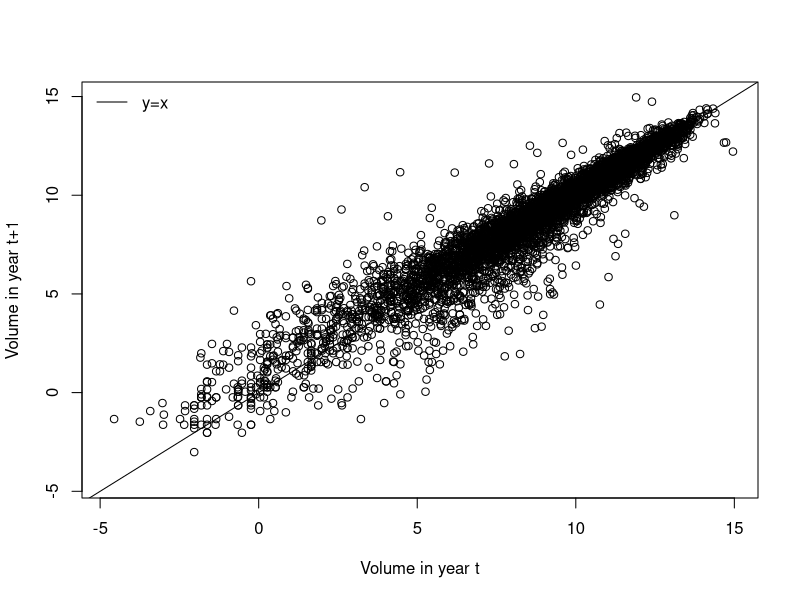
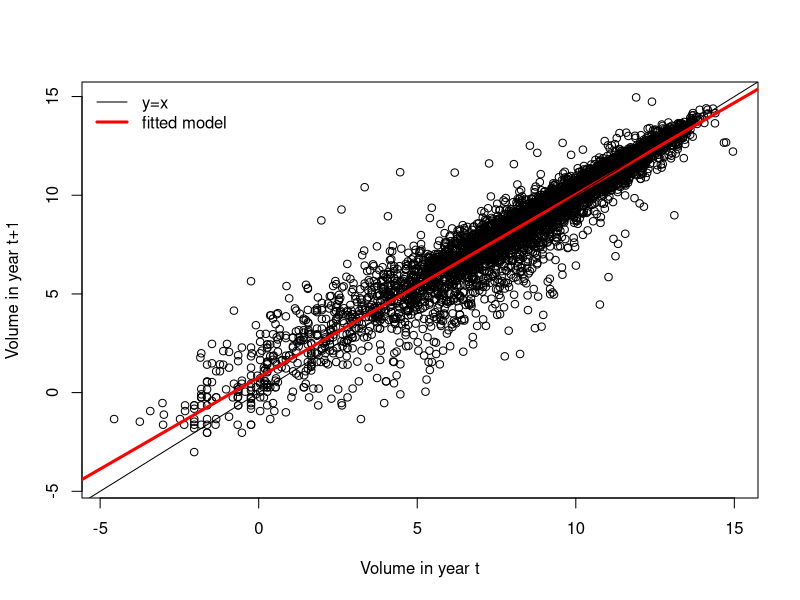
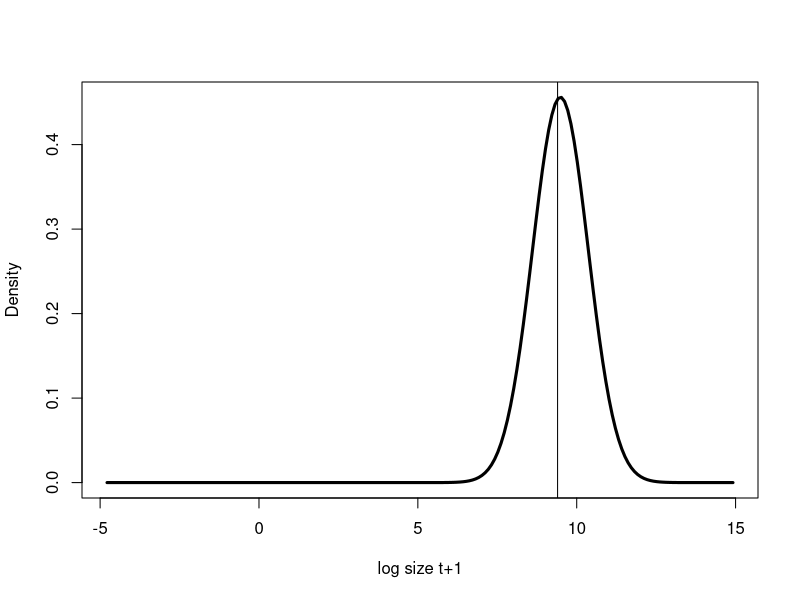
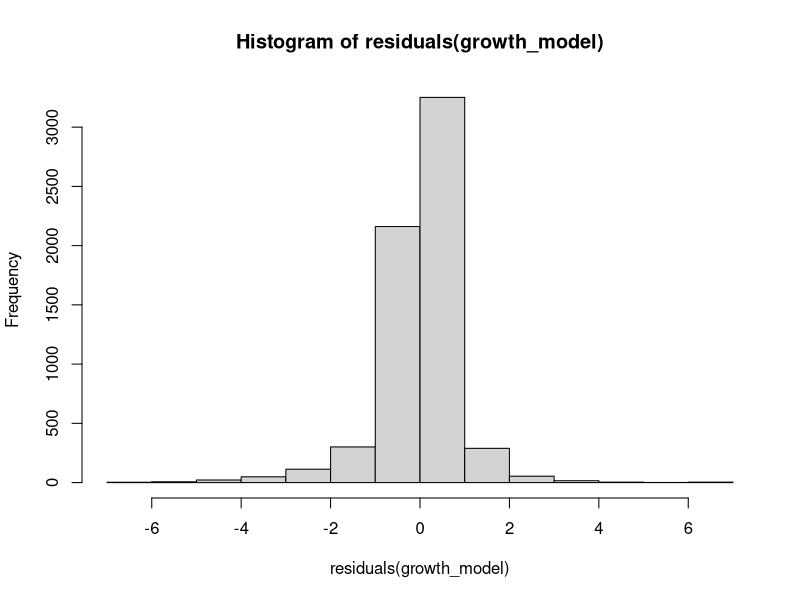
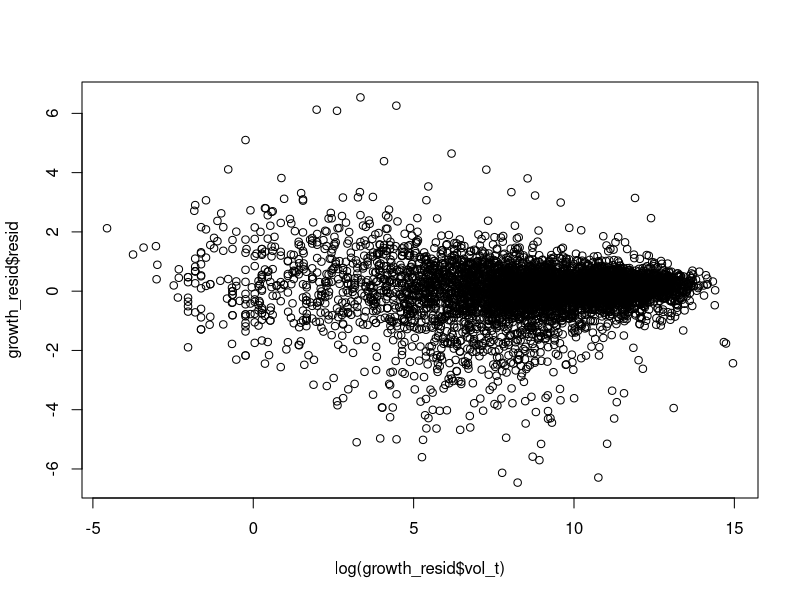
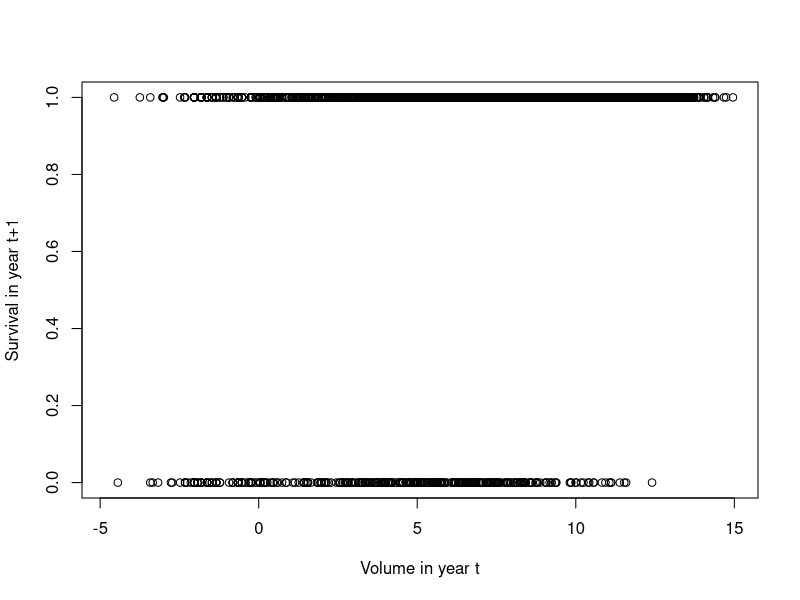
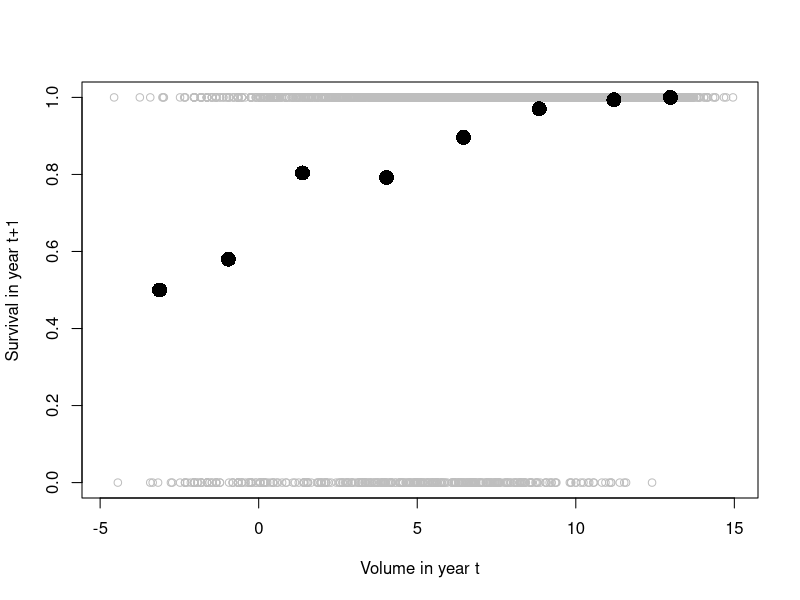
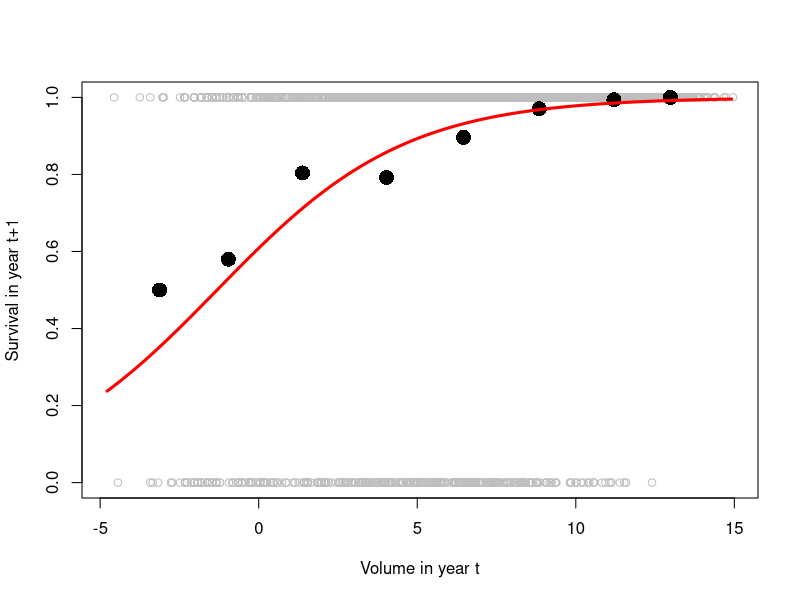

Recreate these plots in R, in order.
## ---- chunk 1
knitr::opts_chunk$set(echo = F)
knitr::opts_chunk$set(warning = F)
knitr::opts_chunk$set(message = F)
library(lme4)
library(tidyverse)
## ---- chunk 2
cactus <- read_csv("cholla_demography_20042019_cleaned.csv") %>% 
  select(Plot,TagID,Year_t,Height_t,Width_t,Perp_t,TotFlowerbuds_t,
         Newplant,Survival_t1,Height_t1,Width_t1,Perp_t1,TotFlowerbuds_t1)
## ---- chunk 3
str(cactus)
## ---- chunk 4
volume <- function(h, w, p){
  (1/3)*pi*h*(((w + p)/2)/2)^2
}
cactus <- cactus %>% 
  mutate(vol_t = volume(h = Height_t, w = Width_t, p = Perp_t),
         vol_t1 = volume(h = Height_t1, w = Width_t1, p = Perp_t1))
## ---- chunk 5
plot(log(cactus$vol_t1) ~ log(cactus$vol_t), xlab = "Volume in year t", ylab = "Volume in year t+1")
abline(0,1)
legend("topleft",bty="n",lty=1,legend=c("y=x"))
## ---- chunk 6
growth_model <- lm(log(vol_t1) ~ log(vol_t), data = cactus)

plot(log(cactus$vol_t1) ~ log(cactus$vol_t), xlab = "Volume in year t", ylab = "Volume in year t+1")
abline(coef(growth_model)[1],coef(growth_model)[2],col="red",lwd=3)
abline(0,1)
legend("topleft",bty="n",lty=1,col=c("black","red"),lwd=c(1,3),legend=c("y=x","fitted model"))
## ---- chunk 7
## dummy variable for size to make smooth plots
x_dummy <- seq(min(log(cactus$vol_t),na.rm=T),max(log(cactus$vol_t),na.rm=T),0.1)
plot(x_dummy,
dnorm(x = x_dummy, 
      mean = coef(growth_model)[1] + coef(growth_model)[2] * median(log(cactus$vol_t),na.rm=T),
      sd = summary(growth_model)$sigma),
type="l",lwd=3,xlab="log size t+1",ylab="Density")
abline(v=median(log(cactus$vol_t),na.rm=T))
## ---- chunk 8
##are the residuals normally distributed
hist(residuals(growth_model))
shapiro.test(residuals(growth_model)[1:5000])
## ---- chunk 9
##is the residual variation related to size?
growth_resid <- cactus %>% 
  filter(!is.na(vol_t),!is.na(vol_t1)) %>% 
  mutate(resid = growth_model$residuals) 
plot(log(growth_resid$vol_t),growth_resid$resid)
## ---- chunk 10
plot(cactus$Survival_t1 ~ log(cactus$vol_t), xlab = "Volume in year t", ylab = "Survival in year t+1")
## ---- chunk 11
surv_bin <- cactus %>% 
  mutate(size_bin = cut_interval(log(vol_t), n=8)) %>% 
  group_by(size_bin) %>% 
  summarise(mean_size = mean(log(vol_t),na.rm=T),
            mean_surv = mean(Survival_t1,na.rm=T))

plot(cactus$Survival_t1 ~ log(cactus$vol_t), xlab = "Volume in year t", ylab = "Survival in year t+1", col="gray")        
points(surv_bin$mean_size, surv_bin$mean_surv, pch=16, cex=2)

## ---- chunk 12
survival_model <- glm(Survival_t1 ~ log(vol_t), family = "binomial", data=cactus)
summary(survival_model)
## ---- chunk 13
resid.ssq <- sum(residuals(survival_model,type="pearson")^2)  
resid.df <- nrow(subset(cactus,!is.na(vol_t) & !is.na(Survival_t1)))-length(coef(survival_model)) 
resid.ssq/resid.df                                
## ---- chunk 14
invlogit <- function(x){exp(x)/(1+exp(x))}

plot(cactus$Survival_t1 ~ log(cactus$vol_t), xlab = "Volume in year t", ylab = "Survival in year t+1", col="gray")        
points(surv_bin$mean_size, surv_bin$mean_surv, pch=16, cex=2)
lines(x_dummy,invlogit(coef(survival_model)[1]+coef(survival_model)[2]*x_dummy),col="red",lwd=3)

## ---- chunk 15
flowering_model <- glm(TotFlowerbuds_t>0 ~ log(vol_t), family = "binomial", data=cactus)
summary(flowering_model)
## ---- chunk 16
flow_bin <- cactus %>% 
  mutate(size_bin = cut_interval(log(vol_t), n=8)) %>% 
  group_by(size_bin) %>% 
  summarise(mean_size = mean(log(vol_t),na.rm=T),
            mean_flow = mean(TotFlowerbuds_t>0,na.rm=T))

plot(cactus$TotFlowerbuds_t>0 ~ log(cactus$vol_t), xlab = "Volume in year t", ylab = "Pr(Flowering)", col="gray")        
points(flow_bin$mean_size, flow_bin$mean_flow, pch=16, cex=2)
lines(x_dummy,invlogit(coef(flowering_model)[1]+coef(flowering_model)[2]*x_dummy),col="red",lwd=3)

## ---- chunk 17
fert_model <- glm(TotFlowerbuds_t ~ log(vol_t), family = "poisson", data=subset(cactus,TotFlowerbuds_t>0))

plot(cactus$TotFlowerbuds_t[cactus$TotFlowerbuds_t>0] ~ log(cactus$vol_t[cactus$TotFlowerbuds_t>0]), xlab = "Volume in year t", ylab = "Fertility of flowering plants in year t", col="gray") 
lines(x_dummy,exp(coef(fert_model)[1]+coef(fert_model)[2]*x_dummy),col="red",lwd=3)

resid.ssq <- sum(residuals(fert_model,type="pearson")^2)  
resid.df <- nrow(subset(cactus,!is.na(vol_t) & !is.na(TotFlowerbuds_t)))-length(coef(fert_model)) 
resid.ssq/resid.df 
## ---- chunk 18
surv_glmm <- glmer(Survival_t1~log(vol_t)+(log(vol_t)|Plot),family="binomial",data=cactus)
summary(surv_glmm)
## ---- chunk 19
plot(cactus$Survival_t1 ~ log(cactus$vol_t), xlab = "Volume in year t", ylab = "Survival in year t+1", col="gray")        
points(surv_bin$mean_size, surv_bin$mean_surv, pch=16, cex=2)
lines(x_dummy,invlogit(coef(survival_model)[1]+coef(survival_model)[2]*x_dummy),col="red",lwd=3)
lines(x_dummy,invlogit(fixef(surv_glmm)[1]+fixef(surv_glmm)[2]*x_dummy),col="blue",lwd=3)
legend("bottomright",bty="n",lty=1,col=c("red","blue"),lwd=3,legend=c("GLM","GLMM"))


